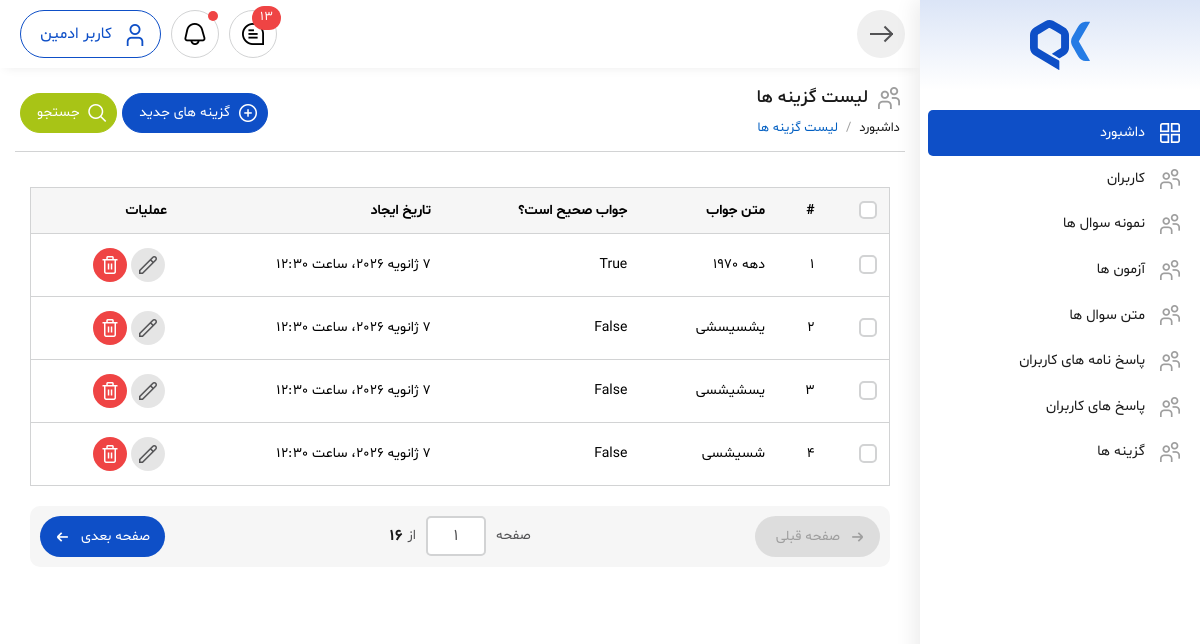
Page /quiz/options-dashboard on the earlier database version.
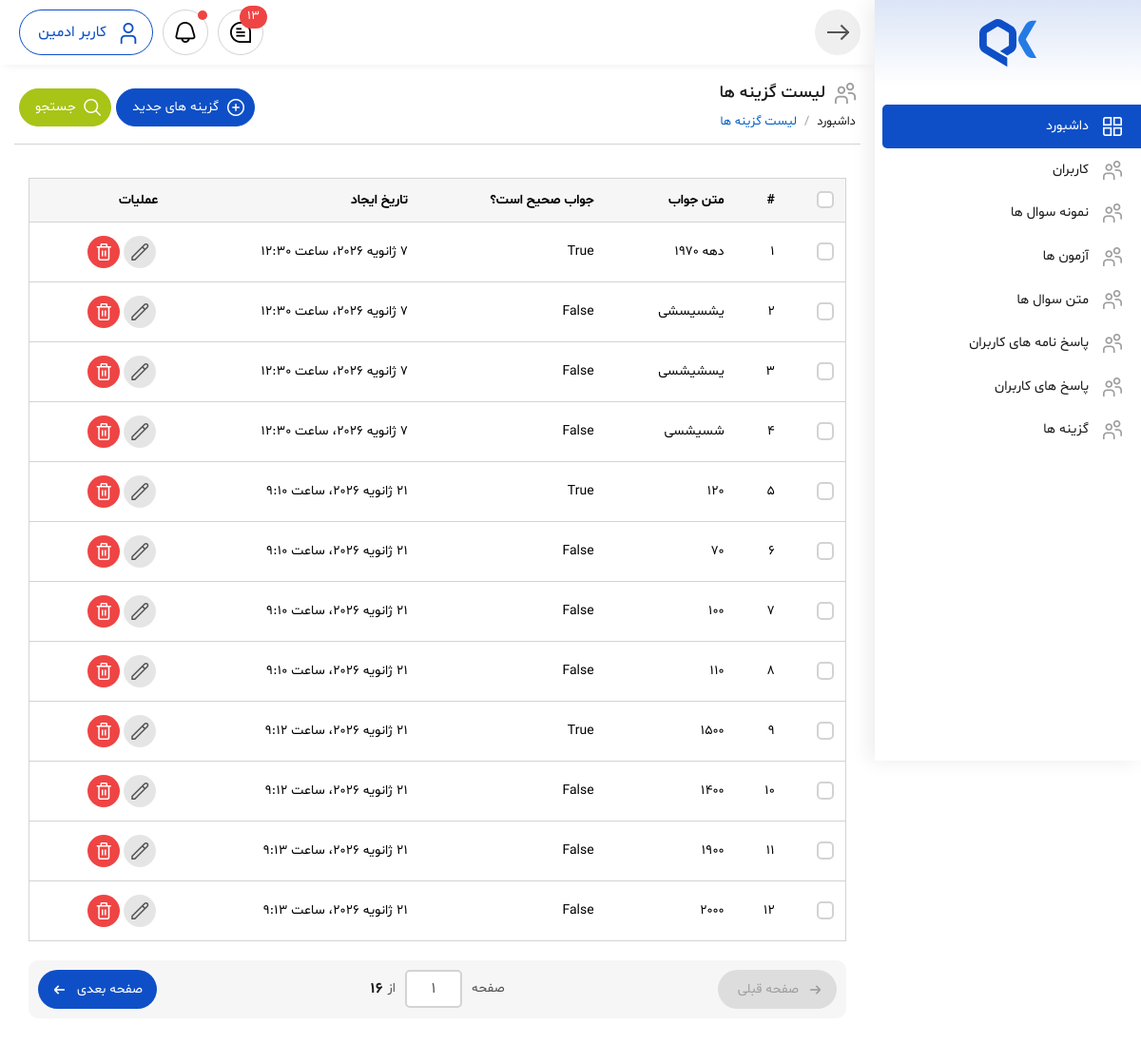
Same page on the later database version.
### quizbuilder_module/models.py (models this page shows, shortened)
class QuizQuestionChoice(models.Model):
    text = models.CharField(
        max_length=256,
        verbose_name='متن جواب'
    )
    is_answer = models.BooleanField(
        default=False,
        verbose_name='جواب صحیح است؟'
    )
    created_at = models.DateTimeField(
        auto_now_add=True,
        verbose_name='تاریخ ایجاد'
    )
    class Meta:
        verbose_name = 'گزینه ها'
        verbose_name_plural = 'گزینه ها'
        ordering = ['created_at']

### quizbuilder_module/views.py (the view)
# urls.py: path('options-dashboard', views.OptionsDashboard.as_view(), name='options_dashboard'),
class OptionsDashboard(ListView):
    model = QuizQuestionChoice
    template_name = 'quizbuilder_module/options_dashboard.html'
    context_object_name = 'options'
    paginate_by = 20
    def get_queryset(self):
        options = QuizQuestionChoice.objects.all()
        return options
    def get_context_data(self, **kwargs):
        context = super().get_context_data(**kwargs)
        return context

### quizbuilder_module/templates/quizbuilder_module/options_dashboard.html (shortened to what the changed rows need)
{% extends 'layout/_master.html' %}
{% block content %}
<body>
<div class="main-body-content">
    <div class="main-header">
                    <div class="inner">
                        <div class="title">
                            <h1><i class="fi fi-rs-users"></i>لیست گزینه ها</span>
                            </h1>
                        </div>
                    </div>
                </div>
    <div class="main-inner">
                    <div class="table-responsive">
                        <table class="table-custom">
                            <thead>
                                <tr>
                                    <th scope="col">
                                        <div class="checkbox-group m-0">
                                            <input class="form-check-input" type="checkbox" value=""
                                                id="checbox-select-all">
                                        </div>
                                    </th>
                                    <th scope="col">#</th>
                                    <th scope="col">متن جواب</th>
                                    <th scope="col">جواب صحیح است؟</th>
                                    <th scope="col">تاریخ ایجاد</th>
                                    <th scope="col">عملیات</th>
                                </tr>
                            </thead>
                            <tbody>
                                {% for option in options %}
                                	<tr>
                                    <td scope="row">
                                        <div class="checkbox-group m-0">
                                            <input class="form-check-input" type="checkbox" value=""
                                                id="checbox-select-1">
                                        </div>
                                    </td>
                                    <td scope="row">{{ forloop.counter }}</td>
                                    <td>{{ option.text }}</td>
                                    <td>{{ option.is_answer }}</td>
                                    <td>{{ option.created_at }}</td>
                                    <td>
                                        <div class="btns-action">
                                            <a href="user-add.html" class="btn-circle"><i
                                                    class="fi fi-rs-pencil"></i></a>
                                            <a href="#" class="btn-circle color-red" data-modal-name="modal-delete"><i
                                                    class="fi fi-rs-trash"></i></a>
                                        </div>
                                    </td>
                                </tr>
                                {% endfor %}
                            </tbody>
                        </table>
                    </div>
                </div>
</div>
</body>
{% endblock %}

Differences in the rows shown:
added QuizQuestionChoice: text "120", is_answer "True", created_at "21 ژانویه 2026، ساعت 9:10"
added QuizQuestionChoice: text "70", is_answer "False", created_at "21 ژانویه 2026، ساعت 9:10"
added QuizQuestionChoice: text "100", is_answer "False", created_at "21 ژانویه 2026، ساعت 9:10"
added QuizQuestionChoice: text "110", is_answer "False", created_at "21 ژانویه 2026، ساعت 9:10"
added QuizQuestionChoice: text "1500", is_answer "True", created_at "21 ژانویه 2026، ساعت 9:12"
added QuizQuestionChoice: text "1400", is_answer "False", created_at "21 ژانویه 2026، ساعت 9:12"
added QuizQuestionChoice: text "1900", is_answer "False", created_at "21 ژانویه 2026، ساعت 9:13"
added QuizQuestionChoice: text "2000", is_answer "False", created_at "21 ژانویه 2026، ساعت 9:13"
